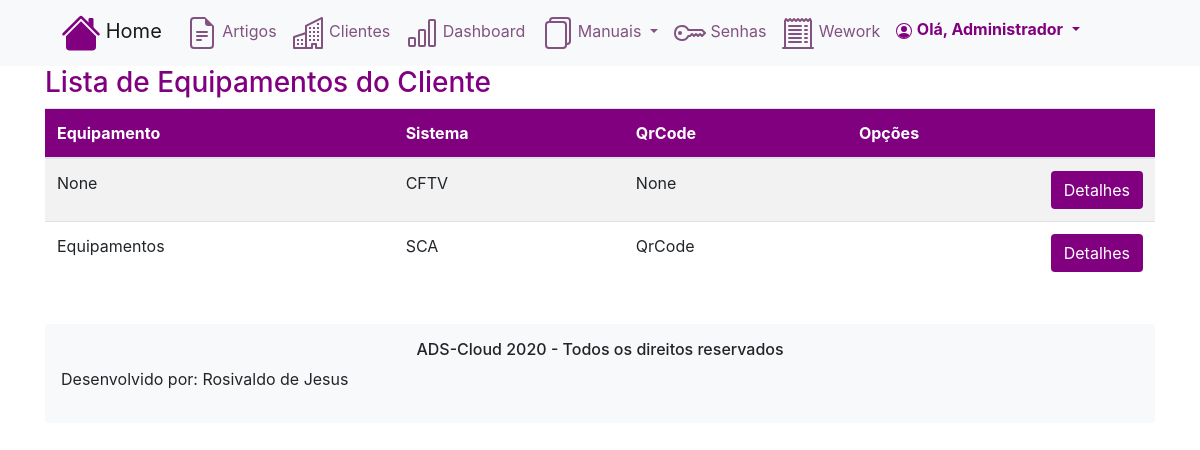
The page /clienteEquipamentos/?id=1 (signed in) on the database its author committed.
### evertical/models.py (models this page shows, shortened)
class tbEquipamento(models.Model):
    equipamento = models.CharField(max_length=50, blank=True, null=True)
    equipamentoLogin = models.CharField(max_length=50, blank=True, null=True)
    equipamentoPassword = models.CharField(max_length=50, blank=True, null=True)
    equipamentoQrCode = models.CharField(max_length=50, blank=True, null=True)
    equipamentoObservacao = RichTextField(blank=True, null=True)
    equipamentoCliente = models.ForeignKey(tbCliente, on_delete=models.CASCADE)
    equipamentoSistema = models.ForeignKey(tbSistemas, on_delete=models.CASCADE)
    class Meta:
        db_table = 'tbEquipamento'
        verbose_name_plural = 'Equipamentos'

class tbSistemas(models.Model):
    sistemasTipo = models.CharField(max_length=20, blank=True, null=True)
    class Meta:
        db_table = 'tbSistemas'
        verbose_name_plural = 'Sistemas'
    def __str__(self):
        return "{}".format(self.sistemasTipo)

### evertical/views.py (the view)
# urls.py: path('clienteEquipamentos/', clienteEquipamentos),
@login_required(login_url='/login/')
@permission_required('master')
def clienteEquipamentos(request):
    equipamento = request.GET.get('id')
    dados = {}
    if equipamento:
        dados['equipamento'] = tbEquipamento.objects.filter(equipamentoCliente=equipamento)
    return render(request, 'clienteEquipamentos.html', dados)

### templates/clienteEquipamentos.html (shortened to what this page needs)
{% extends "base.html" %}
{% load static %}
{% block content %}
<div class="container-xl">
	<section>
		<h3 style="color: purple;">Lista de Equipamentos do Cliente</h3>
				<table class="table table-striped">
					<thead style="background-color: purple;color: white;">
						<tr>
							<th>Equipamento</th>
							<th>Sistema</th>
							<th>QrCode</th>
							<th>Opções</th>
						</tr>
					</thead>
					<tbody>
					{% for equipamento in equipamento %}
						<tr>
							<td>{{ equipamento.equipamento }}</td>
							<td>{{ equipamento.equipamentoSistema }}</td>
							<td>{{ equipamento.equipamentoQrCode }}</td>
							<td>
								<div align="right">
								  <button class="btn btn-outline" style="background-color: purple;color: white;">
									  <a href="/clienteEquipamentosInformacoes/?id={{ equipamento.id }}">Detalhes</a>
								  </button>
							  </div>
							</td>
						</tr>
					{% endfor %}
					</tbody>
				</table>
			<br>
	</section>
{% endblock %}

### templates/model-header.html (shortened to what this page needs)
<div class="bg-light" >
        <div class="container">
          <nav class="navbar navbar-expand-lg navbar-light bg-light ">
            {% if request.user.is_authenticated %}
            <a class="navbar-brand" href="/">
              <strong style="color: purple">
              </strong>
              Home
            </a>
            {% endif %}
            <div class="collapse navbar-collapse" id="navbarNavDropdown">
              <ul class="navbar-nav">
                  {% if request.user.is_authenticated %}
                <li class="nav-item active">
                  <a class="nav-link" href="/artigos/" style="color: #825280">
                    Artigos
                  </a>
                </li>
                  {% endif %}
                  {% if request.user.groups.all.0.name == "master" %}
                <li class="nav-item">
                  <a class="nav-link" href="/clientes/" style="color: #825280">
                    Clientes
                  </a>
                </li>
                  {% endif %}
                  {% if request.user.groups.all.0.name == "master" %}
                <li class="nav-item">
                  <a class="nav-link" href="/dashboard/" style="color: #825280">
                    Dashboard
                  </a>
                </li>
                  {% endif %}
                  {% if request.user.is_authenticated %}
                <li class="nav-item dropdown">
                  <a class="nav-link dropdown-toggle" href="/manuaisFabricantes/" id="navbarDropdownMenuLink" role="button" data-toggle="dropdown" aria-haspopup="true" aria-expanded="false" style="color: #825280">
                    Manuais
                  </a>
                </li>
                  {% endif %}
                  {% if request.user.is_authenticated %}
                <li class="nav-item">
                  <a class="nav-link" href="/senhasPadroes/" style="color: #825280">
                    Senhas
                  </a>
                </li>
                  {% endif %}
                  {% if request.user.groups.all.0.name == "master" %}
                <li class="nav-item">
                  <a class="nav-link" href="/wework/" style="color: #825280">
                    Wework
                  </a>
                </li>
                  {% endif %}
                  {% if request.user.is_authenticated %}
                        <li class="nav-item dropdown" >
                          <a class="nav-link dropdown-toggle" href="#" id="navbarDropdownMenuLink" role="button" data-toggle="dropdown" aria-haspopup="true" aria-expanded="false" style="color: purple">
                            <strong>Olá, {{ request.user.get_full_name }}</strong>
                          </a>
                        </li>
                          {% endif %}
              </ul>
            </div>
          </nav>
        </div>
</div>

### templates/clienteEquipamentos.html (style rules this page uses)
a:link { color: white; }

### rows shown on the page
tbEquipamento: equipamento "None", equipamentoSistema "CFTV", equipamentoQrCode "None"
tbEquipamento: equipamento "Equipamentos", equipamentoSistema "SCA", equipamentoQrCode "QrCode"

### other values the page prints
{{ request.user.get_full_name }} "Administrador"
